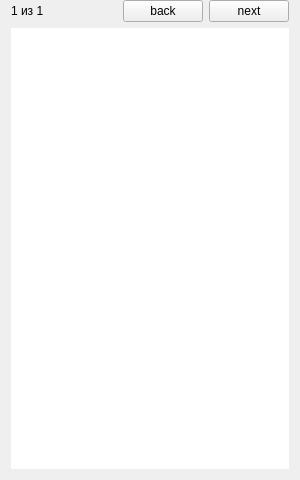
<?xml version="1.0" encoding="UTF-8"?>
<ui version="4.0">
 <class>Page</class>
 <widget class="QWidget" name="Page">
  <property name="geometry">
   <rect>
    <x>0</x>
    <y>0</y>
    <width>300</width>
    <height>480</height>
   </rect>
  </property>
  <property name="minimumSize">
   <size>
    <width>300</width>
    <height>0</height>
   </size>
  </property>
  <property name="maximumSize">
   <size>
    <width>300</width>
    <height>16777215</height>
   </size>
  </property>
  <property name="windowTitle">
   <string>Form</string>
  </property>
  <layout class="QVBoxLayout" name="verticalLayout">
   <property name="topMargin">
    <number>0</number>
   </property>
   <item>
    <layout class="QHBoxLayout" name="horizontalLayout_6">
     <item>
      <widget class="QLabel" name="label_2">
       <property name="text">
        <string>1 из 1</string>
       </property>
      </widget>
     </item>
     <item>
      <spacer name="horizontalSpacer_3">
       <property name="orientation">
        <enum>Qt::Horizontal</enum>
       </property>
       <property name="sizeHint" stdset="0">
        <size>
         <width>40</width>
         <height>20</height>
        </size>
       </property>
      </spacer>
     </item>
     <item>
      <widget class="QPushButton" name="pushButton_2">
       <property name="text">
        <string>back</string>
       </property>
      </widget>
     </item>
     <item>
      <widget class="QPushButton" name="pushButton">
       <property name="text">
        <string>next</string>
       </property>
      </widget>
     </item>
    </layout>
   </item>
   <item>
    <widget class="QScrollArea" name="scrollArea">
     <property name="minimumSize">
      <size>
       <width>0</width>
       <height>0</height>
      </size>
     </property>
     <property name="maximumSize">
      <size>
       <width>290</width>
       <height>16777215</height>
      </size>
     </property>
     <property name="styleSheet">
      <string notr="true">QScrollArea{
border:0px;
}
QWidget#scrollAreaWidgetContents{
background-color: rgb(255, 255, 255);
}
</string>
     </property>
     <property name="widgetResizable">
      <bool>true</bool>
     </property>
     <widget class="QWidget" name="scrollAreaWidgetContents">
      <property name="geometry">
       <rect>
        <x>0</x>
        <y>0</y>
        <width>282</width>
        <height>440</height>
       </rect>
      </property>
      <layout class="QVBoxLayout" name="verticalLayout_4">
       <property name="leftMargin">
        <number>5</number>
       </property>
       <property name="rightMargin">
        <number>5</number>
       </property>
       <item>
        <spacer name="verticalSpacer">
         <property name="orientation">
          <enum>Qt::Vertical</enum>
         </property>
         <property name="sizeHint" stdset="0">
          <size>
           <width>20</width>
           <height>40</height>
          </size>
         </property>
        </spacer>
       </item>
      </layout>
     </widget>
    </widget>
   </item>
  </layout>
 </widget>
 <resources/>
 <connections/>
</ui>
